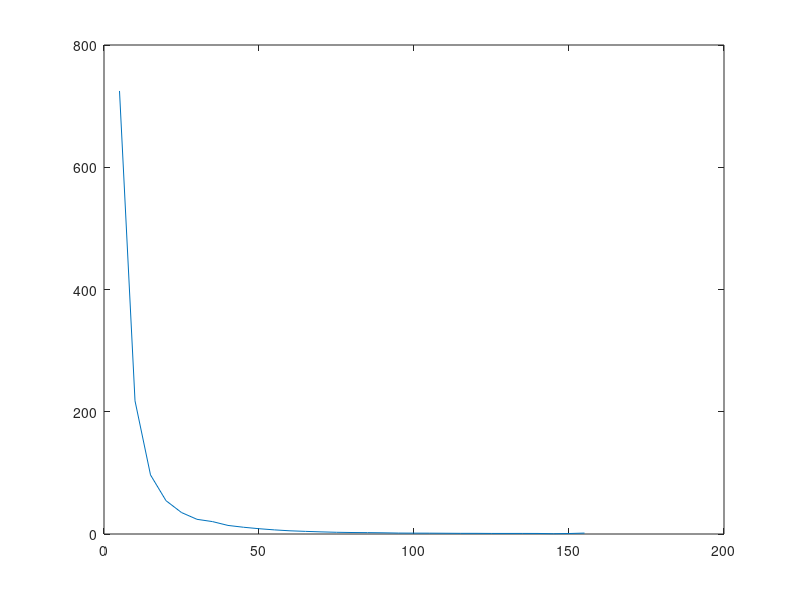

Recreate this plot in MATLAB. (Note: this script raises an error after producing the figure.)
clc;
clear;
format long e;
% parameters are 
% I=current
% sigma=Conductivities. array from Nth layer(last layer Conductivity will be first)
% th=thickness array from Nth layer(last layer thickness will be first)
% offset=electrode distance array,offset values
%arraytype= 1=pole pole, 2=wenner, 3=dipole dipole, 4=schlumberger

I=0.1;
rs=[0.8,50,100,725];
sigma=1./rs;
th=[0,10,5,20];
offset=[5,10,15,20,25,30,35,40,45,50,55,60,65,70,75,80,85,90,95,100,105,...
    110,115,120,125,130,135,140,145,150,155];

testrho=[724.8,217.9,96.67,54.52,35.11,24.02,20.29,14.03,11.05,8.663,...
    6.73,5.233,4.307,3.485,2.812,2.433,2.24,1.966,1.533,1.42,...
    1.366,1.232,1.082,1.075,0.9312,0.926,0.9489,0.8984,0.4556,...
    0.8037,1.495];

% question 1h schlumberger data test
arraytype=4;
hplot1=plot(offset,testrho,'DisplayName', 'Real Data');
hold on
[deltaV,qapp]=ArrayCalc(arraytype,I,sigma,th,offset);
hplot2=plot(offset,qapp,'DisplayName', 'Test Data');
hold off
legend ([hplot1, hplot2])
xlabel('offset(m)')
ylabel('apparent resistivity (ohmm)')
grid on;